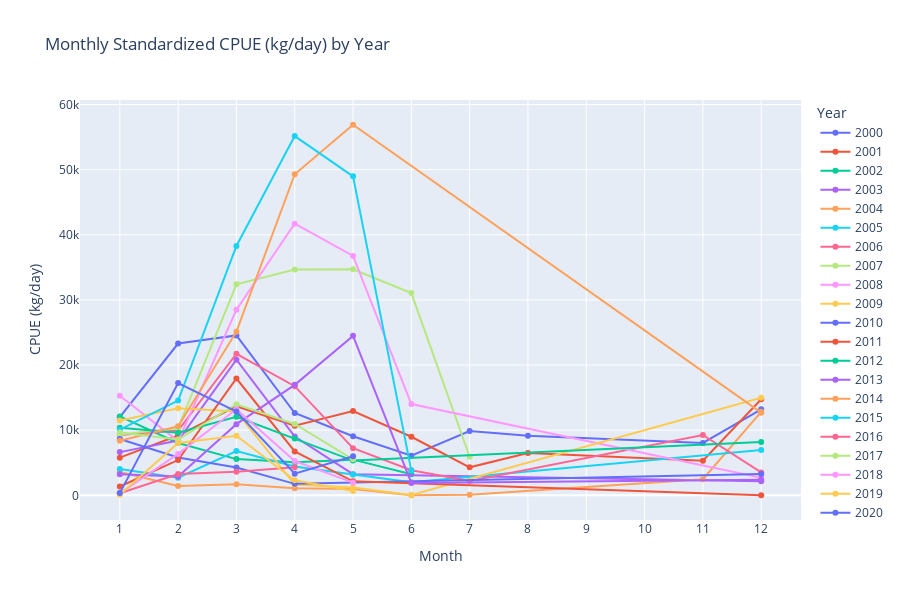

This figure's notebook cell:
### Markdown cell above
### 📈 Monthly CPUE by Year

Below we plot monthly CPUE across years to examine seasonal and interannual variation. 
- **Interactive** plot allows hovering and zoom
- **Static PDF** is exported for reproducibility

### Code cell
# ============================
# Monthly CPUE by Year (Interactive)
# ============================

# Interactive Plot
fig = px.line(
    monthly_cpue,
    x="Month",
    y="Monthly_CPUE",
    color="Year",
    markers=True,
    title="Monthly Standardized CPUE (kg/day) by Year",
    labels={"Monthly_CPUE": "CPUE (kg/day)", "Month": "Month"}
)

fig.update_layout(
    legend_title="Year",
    xaxis=dict(tickmode='linear', tick0=1, dtick=1),
    hovermode='x unified',
    width=900,
    height=600
)

fig.write_html("../results/plots/monthly_cpue_plot.html")
fig.show()

### Figure 1 — Plotly figure (JSON) as saved in the notebook; plotly's stock layout.template omitted (floating-point values rounded to 4 significant figures)
{"data": [{"hovertemplate": "Year=2000<br>Month=%{x}<br>CPUE (kg/day)=%{y}<extra></extra>", "legendgroup": "2000", "line": {"color": "#636efa", "dash": "solid"}, "marker": {"symbol": "circle"}, "mode": "lines+markers", "name": "2000", "orientation": "v", "showlegend": true, "type": "scatter", "x": [1, 2, 3, 4, 5, 6, 7, 8, 11, 12], "xaxis": "x", "y": [11990.0, 23310.0, 24550.0, 12640.0, 9060.0, 6085.0, 9865.0, 9127.0, 8040.0, 13200.0], "yaxis": "y"}, {"hovertemplate": "Year=2001<br>Month=%{x}<br>CPUE (kg/day)=%{y}<extra></extra>", "legendgroup": "2001", "line": {"color": "#EF553B", "dash": "solid"}, "marker": {"symbol": "circle"}, "mode": "lines+markers", "name": "2001", "orientation": "v", "showlegend": true, "type": "scatter", "x": [1, 2, 3, 4, 5, 6, 7, 8, 11, 12], "xaxis": "x", "y": [5779.0, 9188.0, 13670.0, 10680.0, 12930.0, 8993.0, 4299.0, 6500.0, 5311.0, 14760.0], "yaxis": "y"}, {"hovertemplate": "Year=2002<br>Month=%{x}<br>CPUE (kg/day)=%{y}<extra></extra>", "legendgroup": "2002", "line": {"color": "#00cc96", "dash": "solid"}, "marker": {"symbol": "circle"}, "mode": "lines+markers", "name": "2002", "orientation": "v", "showlegend": true, "type": "scatter", "x": [1, 2, 3, 4, 5, 6], "xaxis": "x", "y": [12110.0, 8039.0, 5560.0, 5060.0, 5476.0, 3243.0], "yaxis": "y"}, {"hovertemplate": "Year=2003<br>Month=%{x}<br>CPUE (kg/day)=%{y}<extra></extra>", "legendgroup": "2003", "line": {"color": "#ab63fa", "dash": "solid"}, "marker": {"symbol": "circle"}, "mode": "lines+markers", "name": "2003", "orientation": "v", "showlegend": true, "type": "scatter", "x": [1, 2, 3, 4, 5, 12], "xaxis": "x", "y": [6632.0, 8404.0, 20820.0, 9014.0, 3248.0, 2178.0], "yaxis": "y"}, {"hovertemplate": "Year=2004<br>Month=%{x}<br>CPUE (kg/day)=%{y}<extra></extra>", "legendgroup": "2004", "line": {"color": "#FFA15A", "dash": "solid"}, "marker": {"symbol": "circle"}, "mode": "lines+markers", "name": "2004", "orientation": "v", "showlegend": true, "type": "scatter", "x": [1, 2, 3, 4, 5, 6, 7, 11, 12], "xaxis": "x", "y": [3592.0, 1438.0, 1707.0, 1074.0, 965.1, 28.53, 86.89, 2474.0, 12820.0], "yaxis": "y"}, {"hovertemplate": "Year=2005<br>Month=%{x}<br>CPUE (kg/day)=%{y}<extra></extra>", "legendgroup": "2005", "line": {"color": "#19d3f3", "dash": "solid"}, "marker": {"symbol": "circle"}, "mode": "lines+markers", "name": "2005", "orientation": "v", "showlegend": true, "type": "scatter", "x": [1, 2, 3, 4, 5, 6, 12], "xaxis": "x", "y": [4053.0, 2715.0, 6795.0, 4421.0, 3201.0, 1991.0, 6952.0], "yaxis": "y"}, {"hovertemplate": "Year=2006<br>Month=%{x}<br>CPUE (kg/day)=%{y}<extra></extra>", "legendgroup": "2006", "line": {"color": "#FF6692", "dash": "solid"}, "marker": {"symbol": "circle"}, "mode": "lines+markers", "name": "2006", "orientation": "v", "showlegend": true, "type": "scatter", "x": [1, 2, 3, 4, 5, 6, 7, 11, 12], "xaxis": "x", "y": [9278.0, 9943.0, 21730.0, 16750.0, 7231.0, 3844.0, 2186.0, 9264.0, 3516.0], "yaxis": "y"}, {"hovertemplate": "Year=2007<br>Month=%{x}<br>CPUE (kg/day)=%{y}<extra></extra>", "legendgroup": "2007", "line": {"color": "#B6E880", "dash": "solid"}, "marker": {"symbol": "circle"}, "mode": "lines+markers", "name": "2007", "orientation": "v", "showlegend": true, "type": "scatter", "x": [1, 2, 3, 4, 5, 6, 7], "xaxis": "x", "y": [9320.0, 10310.0, 32400.0, 34660.0, 34710.0, 31050.0, 5916.0], "yaxis": "y"}, {"hovertemplate": "Year=2008<br>Month=%{x}<br>CPUE (kg/day)=%{y}<extra></extra>", "legendgroup": "2008", "line": {"color": "#FF97FF", "dash": "solid"}, "marker": {"symbol": "circle"}, "mode": "lines+markers", "name": "2008", "orientation": "v", "showlegend": true, "type": "scatter", "x": [1, 2, 3, 4, 5, 6, 12], "xaxis": "x", "y": [15300.0, 8326.0, 28480.0, 41700.0, 36760.0, 14010.0, 2689.0], "yaxis": "y"}, {"hovertemplate": "Year=2009<br>Month=%{x}<br>CPUE (kg/day)=%{y}<extra></extra>", "legendgroup": "2009", "line": {"color": "#FECB52", "dash": "solid"}, "marker": {"symbol": "circle"}, "mode": "lines+markers", "name": "2009", "orientation": "v", "showlegend": true, "type": "scatter", "x": [1, 2, 3, 4, 5, 6, 12], "xaxis": "x", "y": [11500.0, 13380.0, 12860.0, 1644.0, 1193.0, 52.6, 14990.0], "yaxis": "y"}, {"hovertemplate": "Year=2010<br>Month=%{x}<br>CPUE (kg/day)=%{y}<extra></extra>", "legendgroup": "2010", "line": {"color": "#636efa", "dash": "solid"}, "marker": {"symbol": "circle"}, "mode": "lines+markers", "name": "2010", "orientation": "v", "showlegend": true, "type": "scatter", "x": [1, 2, 3, 4, 12], "xaxis": "x", "y": [8647.0, 5820.0, 4263.0, 1762.0, 3258.0], "yaxis": "y"}, {"hovertemplate": "Year=2011<br>Month=%{x}<br>CPUE (kg/day)=%{y}<extra></extra>", "legendgroup": "2011", "line": {"color": "#EF553B", "dash": "solid"}, "marker": {"symbol": "circle"}, "mode": "lines+markers", "name": "2011", "orientation": "v", "showlegend": true, "type": "scatter", "x": [1, 2, 3, 4, 5, 12], "xaxis": "x", "y": [1353.0, 5415.0, 17930.0, 6745.0, 2156.0, 10.06], "yaxis": "y"}, {"hovertemplate": "Year=2012<br>Month=%{x}<br>CPUE (kg/day)=%{y}<extra></extra>", "legendgroup": "2012", "line": {"color": "#00cc96", "dash": "solid"}, "marker": {"symbol": "circle"}, "mode": "lines+markers", "name": "2012", "orientation": "v", "showlegend": true, "type": "scatter", "x": [1, 2, 3, 4, 5, 12], "xaxis": "x", "y": [10350.0, 9615.0, 12060.0, 8739.0, 5329.0, 8191.0], "yaxis": "y"}, {"hovertemplate": "Year=2013<br>Month=%{x}<br>CPUE (kg/day)=%{y}<extra></extra>", "legendgroup": "2013", "line": {"color": "#ab63fa", "dash": "solid"}, "marker": {"symbol": "circle"}, "mode": "lines+markers", "name": "2013", "orientation": "v", "showlegend": true, "type": "scatter", "x": [1, 2, 3, 4, 5, 6, 12], "xaxis": "x", "y": [3228.0, 2889.0, 10930.0, 16960.0, 24480.0, 1893.0, 2409.0], "yaxis": "y"}, {"hovertemplate": "Year=2014<br>Month=%{x}<br>CPUE (kg/day)=%{y}<extra></extra>", "legendgroup": "2014", "line": {"color": "#FFA15A", "dash": "solid"}, "marker": {"symbol": "circle"}, "mode": "lines+markers", "name": "2014", "orientation": "v", "showlegend": true, "type": "scatter", "x": [1, 2, 3, 4, 5, 12], "xaxis": "x", "y": [8367.0, 10600.0, 25120.0, 49290.0, 56890.0, 12690.0], "yaxis": "y"}, {"hovertemplate": "Year=2015<br>Month=%{x}<br>CPUE (kg/day)=%{y}<extra></extra>", "legendgroup": "2015", "line": {"color": "#19d3f3", "dash": "solid"}, "marker": {"symbol": "circle"}, "mode": "lines+markers", "name": "2015", "orientation": "v", "showlegend": true, "type": "scatter", "x": [1, 2, 3, 4, 5, 6], "xaxis": "x", "y": [10090.0, 14550.0, 38270.0, 55160.0, 48980.0, 3795.0], "yaxis": "y"}, {"hovertemplate": "Year=2016<br>Month=%{x}<br>CPUE (kg/day)=%{y}<extra></extra>", "legendgroup": "2016", "line": {"color": "#FF6692", "dash": "solid"}, "marker": {"symbol": "circle"}, "mode": "lines+markers", "name": "2016", "orientation": "v", "showlegend": true, "type": "scatter", "x": [1, 2, 3, 4], "xaxis": "x", "y": [317.2, 3267.0, 3635.0, 4311.0], "yaxis": "y"}, {"hovertemplate": "Year=2017<br>Month=%{x}<br>CPUE (kg/day)=%{y}<extra></extra>", "legendgroup": "2017", "line": {"color": "#B6E880", "dash": "solid"}, "marker": {"symbol": "circle"}, "mode": "lines+markers", "name": "2017", "orientation": "v", "showlegend": true, "type": "scatter", "x": [1, 2, 3, 4, 5], "xaxis": "x", "y": [9633.0, 8562.0, 13980.0, 10950.0, 5527.0], "yaxis": "y"}, {"hovertemplate": "Year=2018<br>Month=%{x}<br>CPUE (kg/day)=%{y}<extra></extra>", "legendgroup": "2018", "line": {"color": "#FF97FF", "dash": "solid"}, "marker": {"symbol": "circle"}, "mode": "lines+markers", "name": "2018", "orientation": "v", "showlegend": true, "type": "scatter", "x": [1, 2, 3, 4, 5], "xaxis": "x", "y": [273.2, 6357.0, 13220.0, 5267.0, 1953.0], "yaxis": "y"}, {"hovertemplate": "Year=2019<br>Month=%{x}<br>CPUE (kg/day)=%{y}<extra></extra>", "legendgroup": "2019", "line": {"color": "#FECB52", "dash": "solid"}, "marker": {"symbol": "circle"}, "mode": "lines+markers", "name": "2019", "orientation": "v", "showlegend": true, "type": "scatter", "x": [1, 2, 3, 4, 5], "xaxis": "x", "y": [99.16, 8048.0, 9135.0, 2319.0, 663.4], "yaxis": "y"}, {"hovertemplate": "Year=2020<br>Month=%{x}<br>CPUE (kg/day)=%{y}<extra></extra>", "legendgroup": "2020", "line": {"color": "#636efa", "dash": "solid"}, "marker": {"symbol": "circle"}, "mode": "lines+markers", "name": "2020", "orientation": "v", "showlegend": true, "type": "scatter", "x": [1, 2, 3, 4, 5], "xaxis": "x", "y": [339.6, 17240.0, 12870.0, 3328.0, 5992.0], "yaxis": "y"}], "layout": {"height": 600, "hovermode": "x unified", "legend": {"title": {"text": "Year"}, "tracegroupgap": 0}, "title": {"text": "Monthly Standardized CPUE (kg/day) by Year"}, "width": 900, "xaxis": {"anchor": "y", "domain": [0, 1], "dtick": 1, "tick0": 1, "tickmode": "linear", "title": {"text": "Month"}}, "yaxis": {"anchor": "x", "domain": [0, 1], "title": {"text": "CPUE (kg/day)"}}}}
